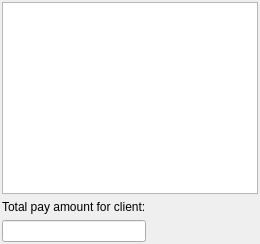
               <widget class="QWidget" name="tab_2">
                <attribute name="title">
                 <string>Client pays</string>
                </attribute>
                <layout class="QGridLayout" name="gLayoutPayListPanel">
                 <property name="leftMargin">
                  <number>2</number>
                 </property>
                 <property name="topMargin">
                  <number>2</number>
                 </property>
                 <property name="rightMargin">
                  <number>2</number>
                 </property>
                 <property name="bottomMargin">
                  <number>2</number>
                 </property>
                 <item row="1" column="0">
                  <widget class="QLabel" name="lblClientPayTotals">
                   <property name="toolTip">
                    <string>Displays the total payment amount for the current selected tab category</string>
                   </property>
                   <property name="text">
                    <string>Total pay amount for client:</string>
                   </property>
                   <property name="textFormat">
                    <enum>Qt::PlainText</enum>
                   </property>
                   <property name="textInteractionFlags">
                    <set>Qt::NoTextInteraction</set>
                   </property>
                  </widget>
                 </item>
                 <item row="2" column="0">
                  <widget class="vmLineEdit" name="txtClientPayTotals"/>
                 </item>
                 <item row="2" column="1">
                  <spacer name="horizontalSpacer_9">
                   <property name="orientation">
                    <enum>Qt::Horizontal</enum>
                   </property>
                   <property name="sizeHint" stdset="0">
                    <size>
                     <width>40</width>
                     <height>20</height>
                    </size>
                   </property>
                  </spacer>
                 </item>
                 <item row="0" column="0" colspan="2">
                  <widget class="vmListWidget" name="paysList">
                   <property name="minimumSize">
                    <size>
                     <width>0</width>
                     <height>0</height>
                    </size>
                   </property>
                  </widget>
                 </item>
                </layout>
               </widget>
